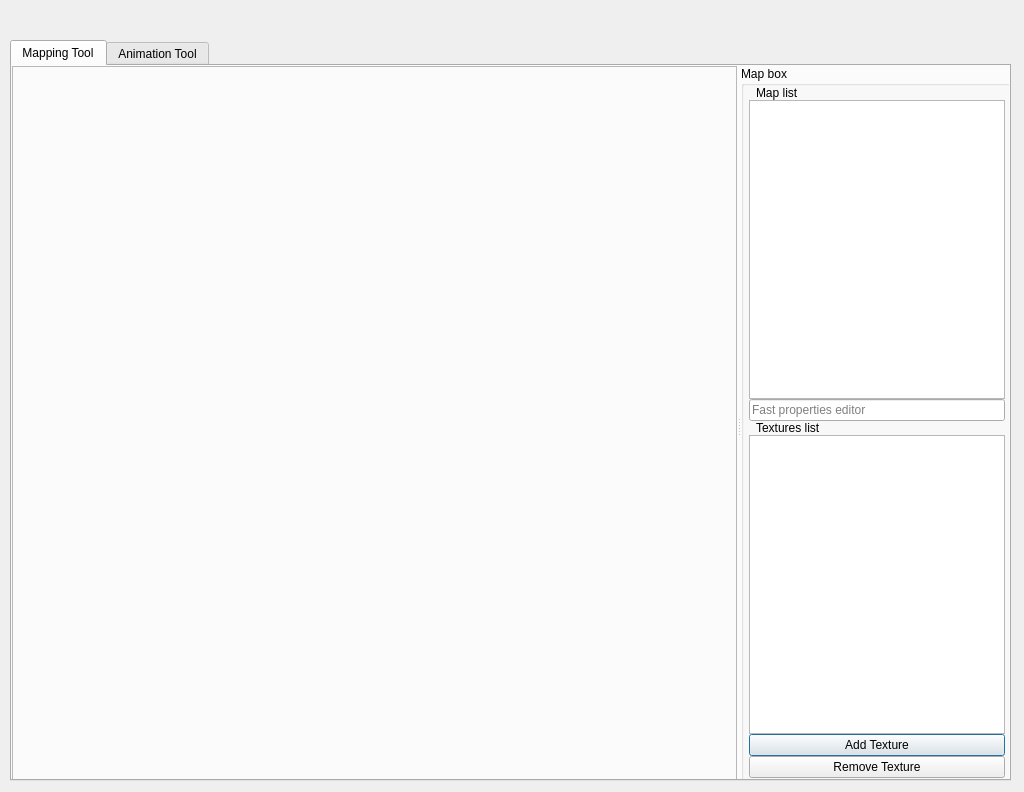
<?xml version="1.0" encoding="UTF-8"?>
<ui version="4.0">
 <class>MappingToolWindow</class>
 <widget class="QDialog" name="MappingToolWindow">
  <property name="geometry">
   <rect>
    <x>0</x>
    <y>0</y>
    <width>1024</width>
    <height>792</height>
   </rect>
  </property>
  <property name="windowTitle">
   <string>MappingToolWindow</string>
  </property>
  <widget class="QTabWidget" name="tabWidget">
   <property name="geometry">
    <rect>
     <x>10</x>
     <y>40</y>
     <width>1001</width>
     <height>741</height>
    </rect>
   </property>
   <property name="currentIndex">
    <number>0</number>
   </property>
   <widget class="QWidget" name="mapping">
    <attribute name="title">
     <string>Mapping Tool</string>
    </attribute>
    <widget class="QWidget" name="verticalLayoutWidget">
     <property name="geometry">
      <rect>
       <x>0</x>
       <y>0</y>
       <width>1001</width>
       <height>751</height>
      </rect>
     </property>
     <layout class="QVBoxLayout" name="mainSizer">
      <property name="sizeConstraint">
       <enum>QLayout::SetDefaultConstraint</enum>
      </property>
      <item>
       <widget class="QSplitter" name="splitter">
        <property name="enabled">
         <bool>true</bool>
        </property>
        <property name="sizePolicy">
         <sizepolicy hsizetype="Expanding" vsizetype="Expanding">
          <horstretch>0</horstretch>
          <verstretch>0</verstretch>
         </sizepolicy>
        </property>
        <property name="frameShape">
         <enum>QFrame::NoFrame</enum>
        </property>
        <property name="frameShadow">
         <enum>QFrame::Plain</enum>
        </property>
        <property name="lineWidth">
         <number>1</number>
        </property>
        <property name="midLineWidth">
         <number>0</number>
        </property>
        <property name="orientation">
         <enum>Qt::Horizontal</enum>
        </property>
        <property name="opaqueResize">
         <bool>false</bool>
        </property>
        <property name="handleWidth">
         <number>4</number>
        </property>
        <property name="childrenCollapsible">
         <bool>false</bool>
        </property>
        <widget class="QFrame" name="renderFrame">
         <property name="sizePolicy">
          <sizepolicy hsizetype="Expanding" vsizetype="Expanding">
           <horstretch>3</horstretch>
           <verstretch>0</verstretch>
          </sizepolicy>
         </property>
         <property name="minimumSize">
          <size>
           <width>200</width>
           <height>200</height>
          </size>
         </property>
         <property name="frameShape">
          <enum>QFrame::StyledPanel</enum>
         </property>
         <property name="frameShadow">
          <enum>QFrame::Raised</enum>
         </property>
        </widget>
        <widget class="QGroupBox" name="groupBox">
         <property name="sizePolicy">
          <sizepolicy hsizetype="Fixed" vsizetype="Expanding">
           <horstretch>0</horstretch>
           <verstretch>0</verstretch>
          </sizepolicy>
         </property>
         <property name="minimumSize">
          <size>
           <width>200</width>
           <height>0</height>
          </size>
         </property>
         <property name="maximumSize">
          <size>
           <width>16777215</width>
           <height>16777215</height>
          </size>
         </property>
         <property name="title">
          <string>Map box</string>
         </property>
         <layout class="QGridLayout" name="gridLayout_9" rowstretch="0" columnstretch="0" rowminimumheight="0" columnminimumwidth="0">
          <property name="leftMargin">
           <number>5</number>
          </property>
          <property name="topMargin">
           <number>0</number>
          </property>
          <property name="rightMargin">
           <number>5</number>
          </property>
          <property name="bottomMargin">
           <number>5</number>
          </property>
          <property name="spacing">
           <number>0</number>
          </property>
          <item row="0" column="0">
           <layout class="QVBoxLayout" name="verticalLayout_1">
            <property name="spacing">
             <number>0</number>
            </property>
            <property name="leftMargin">
             <number>0</number>
            </property>
            <item>
             <widget class="QLabel" name="label_11">
              <property name="text">
               <string>Map list</string>
              </property>
              <property name="indent">
               <number>7</number>
              </property>
             </widget>
            </item>
            <item>
             <widget class="QTableView" name="mapTableView">
              <property name="contextMenuPolicy">
               <enum>Qt::CustomContextMenu</enum>
              </property>
              <property name="selectionBehavior">
               <enum>QAbstractItemView::SelectRows</enum>
              </property>
              <attribute name="horizontalHeaderDefaultSectionSize">
               <number>50</number>
              </attribute>
              <attribute name="horizontalHeaderMinimumSectionSize">
               <number>23</number>
              </attribute>
              <attribute name="verticalHeaderDefaultSectionSize">
               <number>23</number>
              </attribute>
              <attribute name="verticalHeaderMinimumSectionSize">
               <number>15</number>
              </attribute>
             </widget>
            </item>
            <item>
             <widget class="QLineEdit" name="fastEdit">
              <property name="maxLength">
               <number>1024</number>
              </property>
              <property name="placeholderText">
               <string>Fast properties editor</string>
              </property>
             </widget>
            </item>
            <item>
             <widget class="QLabel" name="label_12">
              <property name="text">
               <string>Textures list</string>
              </property>
              <property name="margin">
               <number>0</number>
              </property>
              <property name="indent">
               <number>7</number>
              </property>
             </widget>
            </item>
            <item>
             <widget class="QListView" name="texturesListWidget">
              <property name="editTriggers">
               <set>QAbstractItemView::NoEditTriggers</set>
              </property>
             </widget>
            </item>
            <item>
             <widget class="QPushButton" name="addTextureButton">
              <property name="text">
               <string>Add Texture</string>
              </property>
             </widget>
            </item>
            <item>
             <widget class="QPushButton" name="removeTextureButton">
              <property name="text">
               <string>Remove Texture</string>
              </property>
             </widget>
            </item>
           </layout>
          </item>
         </layout>
        </widget>
       </widget>
      </item>
      <item>
       <widget class="QWidget" name="toolWidget" native="true">
        <property name="sizePolicy">
         <sizepolicy hsizetype="Expanding" vsizetype="Fixed">
          <horstretch>0</horstretch>
          <verstretch>0</verstretch>
         </sizepolicy>
        </property>
        <property name="minimumSize">
         <size>
          <width>0</width>
          <height>25</height>
         </size>
        </property>
        <property name="contextMenuPolicy">
         <enum>Qt::DefaultContextMenu</enum>
        </property>
        <widget class="QPushButton" name="showAll">
         <property name="geometry">
          <rect>
           <x>0</x>
           <y>0</y>
           <width>23</width>
           <height>23</height>
          </rect>
         </property>
         <property name="text">
          <string/>
         </property>
         <property name="checkable">
          <bool>true</bool>
         </property>
        </widget>
       </widget>
      </item>
     </layout>
    </widget>
   </widget>
   <widget class="QWidget" name="animation">
    <attribute name="title">
     <string>Animation Tool</string>
    </attribute>
   </widget>
  </widget>
  <widget class="QWidget" name="menusWidget" native="true">
   <property name="geometry">
    <rect>
     <x>10</x>
     <y>10</y>
     <width>999</width>
     <height>25</height>
    </rect>
   </property>
   <property name="sizePolicy">
    <sizepolicy hsizetype="Expanding" vsizetype="Fixed">
     <horstretch>0</horstretch>
     <verstretch>0</verstretch>
    </sizepolicy>
   </property>
   <property name="minimumSize">
    <size>
     <width>0</width>
     <height>25</height>
    </size>
   </property>
  </widget>
 </widget>
 <resources>
  <include location="../../Media/Icons/icons.qrc"/>
 </resources>
 <connections/>
</ui>
